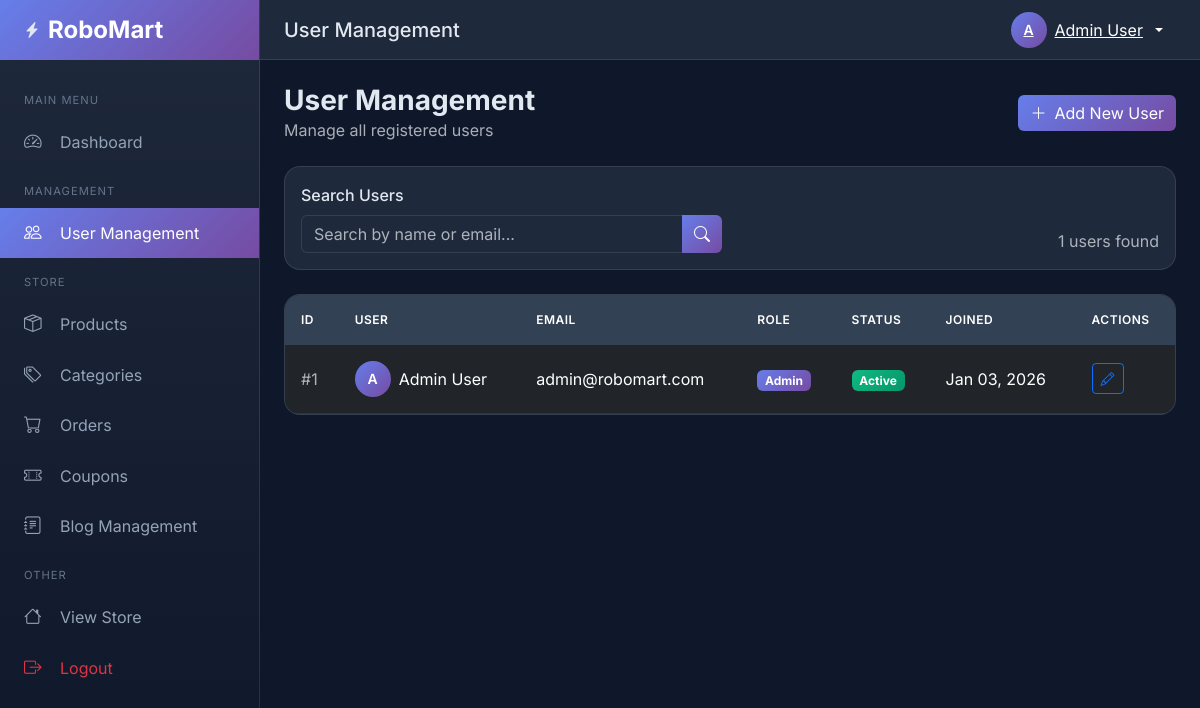
The app's page /backend/users/index.php (signed in) with its own data.
### tables this page shows
CREATE TABLE IF NOT EXISTS users (
    id INT AUTO_INCREMENT PRIMARY KEY,
    full_name VARCHAR(100) NOT NULL,
    email VARCHAR(255) NOT NULL UNIQUE,
    password_hash VARCHAR(255) NOT NULL,
    role ENUM('user', 'admin') NOT NULL DEFAULT 'user',
    is_active TINYINT(1) NOT NULL DEFAULT 1,
    created_at TIMESTAMP DEFAULT CURRENT_TIMESTAMP,
    updated_at TIMESTAMP DEFAULT CURRENT_TIMESTAMP ON UPDATE CURRENT_TIMESTAMP,
    INDEX idx_email (email),
    INDEX idx_role (role)
);

### functions.php (called while the page is built, shortened)
<?php
function get_all_users($pdo, $page = 1, $per_page = 10, $search = '') {
    $offset = ($page - 1) * $per_page;
    $where = '';
    $params = [];
    $count_sql = "SELECT COUNT(*) FROM users {$where}";
    $count_stmt = $pdo->prepare($count_sql);
    $count_stmt->execute($params);
    $total = $count_stmt->fetchColumn();
    $sql = "SELECT id, full_name, email, role, is_active, created_at, updated_at
            FROM users {$where}
            ORDER BY created_at DESC
            LIMIT {$per_page} OFFSET {$offset}";
    $stmt = $pdo->prepare($sql);
    $stmt->execute($params);
    $users = $stmt->fetchAll();
    return [
        'users' => $users,
        'total' => $total,
        'pages' => ceil($total / $per_page),
        'current_page' => $page
    ];
}

### backend/users/index.php (the view, shortened to what this page needs)
<?php
require_once '../config.php';
$page_title = 'User Management';
$page = isset($_GET['page']) ? max(1, intval($_GET['page'])) : 1;
$search = isset($_GET['search']) ? sanitize_input($_GET['search']) : '';
$result = get_all_users($pdo, $page, ADMIN_PER_PAGE, $search);
$users = $result['users'];
$total_users = $result['total'];
include '../includes/header.php';
include '../includes/sidebar.php';
?>
<div class="page-header d-flex justify-content-between align-items-center flex-wrap gap-3">
    <div>
        <h1 class="page-title">User Management</h1>
        <p class="text-muted mb-0">Manage all registered users</p>
    </div>
    <div>
        <a href="add.php" class="btn btn-primary">
            <i class="bi bi-plus-lg me-2"></i>Add New User
        </a>
    </div>
</div>
<div class="table-container mb-4">
    <div class="p-3">
        <form method="GET" class="row g-3 align-items-end">
            <div class="col-md-6">
                <label class="form-label">Search Users</label>
                <div class="input-group">
                    <input type="text" name="search" class="form-control"
                           placeholder="Search by name or email..."
                           value="<?php echo htmlspecialchars($search); ?>">
                    <button type="submit" class="btn btn-primary">
                        <i class="bi bi-search"></i>
                    </button>
                </div>
            </div>
            <div class="col-md-6 text-md-end">
                <span class="ms-3 text-muted"><?php echo $total_users; ?> users found</span>
            </div>
        </form>
    </div>
</div>
<div class="table-container">
    <div class="table-responsive">
        <table class="table">
            <thead>
                <tr>
                    <th>ID</th>
                    <th>User</th>
                    <th>Email</th>
                    <th>Role</th>
                    <th>Status</th>
                    <th>Joined</th>
                    <th>Actions</th>
                </tr>
            </thead>
            <tbody>
                <?php if (empty($users)): ?>
                <tr>
                    <td colspan="7" class="text-center py-5 text-muted">
                        <i class="bi bi-people fs-1 d-block mb-3"></i>
                        No users found
                    </td>
                </tr>
                <?php else: ?>
                <?php foreach ($users as $user): ?>
                <tr>
                    <td class="text-muted">#<?php echo $user['id']; ?></td>
                    <td>
                        <div class="d-flex align-items-center gap-2">
                            <div class="avatar">
                                <?php echo strtoupper(substr($user['full_name'], 0, 1)); ?>
                            </div>
                            <span><?php echo htmlspecialchars($user['full_name']); ?></span>
                        </div>
                    </td>
                    <td><?php echo htmlspecialchars($user['email']); ?></td>
                    <td>
                        <span class="badge <?php echo $user['role'] === 'admin' ? 'badge-admin' : 'badge-user'; ?>">
                            <?php echo ucfirst($user['role']); ?>
                        </span>
                    </td>
                    <td>
                        <span class="badge <?php echo $user['is_active'] ? 'badge-active' : 'badge-inactive'; ?>">
                            <?php echo $user['is_active'] ? 'Active' : 'Inactive'; ?>
                        </span>
                    </td>
                    <td><?php echo date('M d, Y', strtotime($user['created_at'])); ?></td>
                    <td>
                        <div class="d-flex gap-1">
                            <a href="edit.php?id=<?php echo $user['id']; ?>"
                               class="btn btn-sm btn-outline-primary" title="Edit">
                                <i class="bi bi-pencil"></i>
                            </a>
                        </div>
                    </td>
                </tr>
                <?php endforeach; ?>
                <?php endif; ?>
            </tbody>
        </table>
    </div>
</div>
<?php include '../includes/footer.php'; ?>

### backend/includes/header.php (shortened to what this page needs)
<!DOCTYPE html>
<html lang="en" data-bs-theme="dark">
<head>
    <link href="https://cdn.jsdelivr.net/npm/bootstrap@5.3.2/dist/css/bootstrap.min.css" rel="stylesheet">
    <link href="https://cdn.jsdelivr.net/npm/bootstrap-icons@1.11.2/font/bootstrap-icons.css" rel="stylesheet">
</head>
<body>

### backend/includes/sidebar.php (shortened to what this page needs)
<nav class="sidebar">
    <div class="sidebar-brand">
        <i class="bi bi-lightning-charge-fill me-2"></i>
        <h4>RoboMart</h4>
    </div>
    <div class="sidebar-nav">
        <div class="nav-section-title">Main Menu</div>
        <a href="<?php echo SITE_URL; ?>/backend/index.php"
           class="nav-link <?php echo basename($_SERVER['PHP_SELF']) == 'index.php' && !strpos($_SERVER['PHP_SELF'], 'users') ? 'active' : ''; ?>">
            <i class="bi bi-speedometer2"></i>
            Dashboard
        </a>
        <div class="nav-section-title">Management</div>
        <a href="<?php echo SITE_URL; ?>/backend/users/index.php"
           class="nav-link <?php echo strpos($_SERVER['PHP_SELF'], 'users') !== false ? 'active' : ''; ?>">
            <i class="bi bi-people"></i>
            User Management
        </a>
        <div class="nav-section-title">Store</div>
        <a href="<?php echo SITE_URL; ?>/backend/products/index.php" class="nav-link <?php echo strpos($_SERVER['PHP_SELF'], 'products') !== false ? 'active' : ''; ?>">
            <i class="bi bi-box-seam"></i>
            Products
        </a>
        <a href="<?php echo SITE_URL; ?>/backend/categories/index.php" class="nav-link <?php echo strpos($_SERVER['PHP_SELF'], 'categories') !== false ? 'active' : ''; ?>">
            <i class="bi bi-tags"></i>
            Categories
        </a>
        <a class="nav-link <?php echo strpos($_SERVER['PHP_SELF'], '/orders/') !== false ? 'active' : ''; ?>"
           href="<?php echo SITE_URL; ?>/backend/orders/index.php">
            <i class="bi bi-cart"></i>
            Orders
        </a>
        <a class="nav-link <?php echo strpos($_SERVER['PHP_SELF'], '/coupons/') !== false ? 'active' : ''; ?>"
           href="<?php echo SITE_URL; ?>/backend/coupons/index.php">
            <i class="bi bi-ticket-perforated"></i>
            Coupons
        </a>
        <a class="nav-link <?php echo strpos($_SERVER['PHP_SELF'], '/blog/') !== false ? 'active' : ''; ?>"
           href="<?php echo SITE_URL; ?>/backend/blog/index.php">
            <i class="bi bi-journal-text"></i>
            Blog Management
        </a>
        <div class="nav-section-title">Other</div>
        <a href="<?php echo SITE_URL; ?>/index.php" class="nav-link">
            <i class="bi bi-house"></i>
            View Store
        </a>
        <a href="<?php echo SITE_URL; ?>/logout.php" class="nav-link text-danger">
            <i class="bi bi-box-arrow-right"></i>
            Logout
        </a>
    </div>
</nav>
<div class="main-content">
    <header class="top-header">
        <div class="d-flex align-items-center">
            <h5 class="mb-0"><?php echo isset($page_title) ? $page_title : 'Dashboard'; ?></h5>
        </div>
        <div class="d-flex align-items-center gap-3">
            <div class="dropdown">
                <button class="btn btn-link text-white dropdown-toggle d-flex align-items-center gap-2"
                        type="button" data-bs-toggle="dropdown">
                    <div class="avatar">
                        <?php echo strtoupper(substr($_SESSION['full_name'], 0, 1)); ?>
                    </div>
                    <span class="d-none d-md-inline"><?php echo htmlspecialchars($_SESSION['full_name']); ?></span>
                </button>
            </div>
        </div>
    </header>
    <div class="content-wrapper">

### backend/includes/footer.php (shortened to what this page needs)
    </div>
</div>
</body>
</html>

### backend/includes/header.php (style rules this page uses)
:root { --sidebar-width: 260px; --header-height: 60px; --primary-gradient: linear-gradient(135deg, #667eea 0%, #764ba2 100%); }
body { font-family: 'Inter', sans-serif; background-color: #0f172a; color: #e2e8f0; }
.sidebar { position: fixed; top: 0; left: 0; width: var(--sidebar-width); height: 100vh; background: linear-gradient(180deg, #1e293b 0%, #0f172a 100%); border-right: 1px solid rgba(255,255,255,0.1); z-index: 1000; transition: transform 0.3s ease; }
.sidebar-brand { height: var(--header-height); display: flex; align-items: center; padding: 0 1.5rem; background: var(--primary-gradient); }
.sidebar-brand h4 { margin: 0; font-weight: 700; color: #fff; }
.sidebar-nav { padding: 1rem 0; }
.nav-link { display: flex; align-items: center; padding: 0.75rem 1.5rem; color: #94a3b8; border-radius: 0; transition: all 0.2s ease; }
.nav-link.active { background: var(--primary-gradient); color: #fff; }
.nav-link i { width: 24px; margin-right: 12px; font-size: 1.1rem; }
.nav-section-title { padding: 1rem 1.5rem 0.5rem; font-size: 0.7rem; text-transform: uppercase; letter-spacing: 1px; color: #64748b; }
.main-content { margin-left: var(--sidebar-width); min-height: 100vh; }
.top-header { height: var(--header-height); background: #1e293b; border-bottom: 1px solid rgba(255,255,255,0.1); display: flex; align-items: center; justify-content: space-between; padding: 0 1.5rem; position: sticky; top: 0; z-index: 999; }
.table-container { background: #1e293b; border-radius: 16px; border: 1px solid rgba(255,255,255,0.1); overflow: hidden; }
.table { margin: 0; color: #e2e8f0; }
.table thead th { background: #334155; border-bottom: none; padding: 1rem; font-weight: 600; text-transform: uppercase; font-size: 0.75rem; letter-spacing: 0.5px; }
.table tbody td { padding: 1rem; border-color: rgba(255,255,255,0.05); vertical-align: middle; }
.badge-admin { background: linear-gradient(135deg, #667eea 0%, #764ba2 100%); }
.badge-active { background: linear-gradient(135deg, #10b981 0%, #059669 100%); }
.btn-primary { background: var(--primary-gradient); border: none; }
.form-control, .form-select { background: #1e293b; border: 1px solid rgba(255,255,255,0.1); color: #e2e8f0; }
.form-label { font-weight: 500; margin-bottom: 0.5rem; }
.content-wrapper { padding: 1.5rem; }
.page-header { margin-bottom: 1.5rem; }
.page-title { font-size: 1.75rem; font-weight: 700; margin: 0; }
.avatar { width: 36px; height: 36px; border-radius: 50%; background: var(--primary-gradient); display: flex; align-items: center; justify-content: center; font-weight: 600; font-size: 0.875rem; }

### records on screen
users: id "1", full_name "A", full_name "Admin User", email "admin@robomart.com", role "Admin", is_active "Active", created_at "Jan 03, 2026"

### other values on screen
$page_title "User Management"
substr($_SESSION['full_name'], 0, 1) "A"
$_SESSION['full_name'] "Admin User"
$total_users "1"
